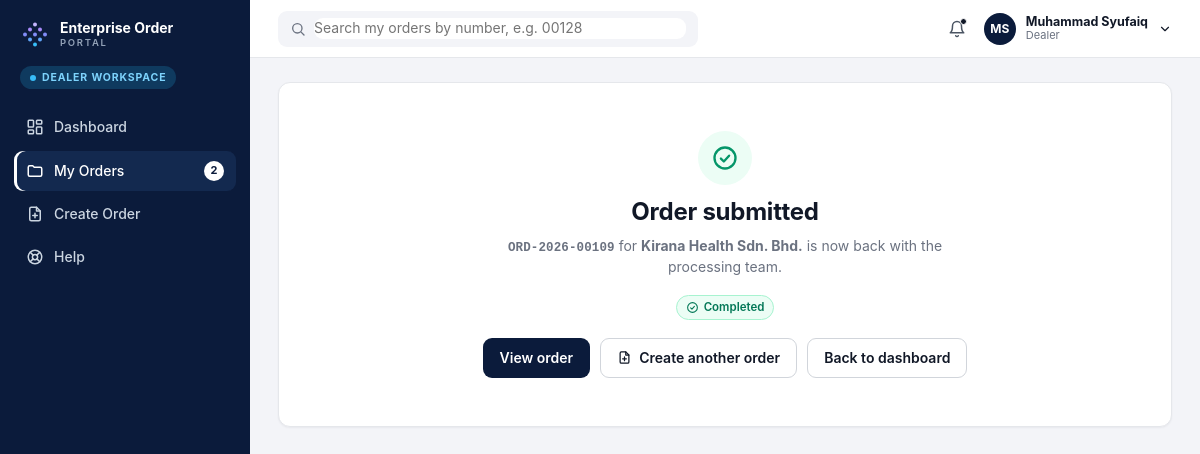
Screenshot of /dealer/orders/ORD-2026-00109/submitted (signed in) with the database file from the repository.
### tables this page shows
CREATE TABLE users (
    id      INTEGER PRIMARY KEY AUTOINCREMENT,
    name    TEXT NOT NULL,
    short_name TEXT NOT NULL,          -- how we greet them: 'Syufaiq'
    email   TEXT NOT NULL UNIQUE,
    role    TEXT NOT NULL,            -- 'dealer', 'processor' or 'admin'
    team    TEXT,
    region  TEXT,
    status  TEXT DEFAULT 'Active',
    last_active TEXT
);

CREATE TABLE orders (
    id                  INTEGER PRIMARY KEY AUTOINCREMENT,
    order_number        TEXT NOT NULL UNIQUE,      -- e.g. ORD-2026-00128
    dealer_id           INTEGER NOT NULL REFERENCES users(id),
    status              TEXT NOT NULL,
    order_type          TEXT,                      -- e.g. Mobile & Broadband (empty in a new draft)
    registration_type   TEXT,                      -- e.g. New Connection
    customer_type       TEXT DEFAULT 'Corporate Account',  -- or Corporate Individual
    created_at          TEXT NOT NULL,             -- 'YYYY-MM-DD HH:MM'
    updated_at          TEXT NOT NULL,
    submitted_at        TEXT,
    reference_id        TEXT,
    submissions         INTEGER NOT NULL DEFAULT 0,
    amendment_cycles    INTEGER NOT NULL DEFAULT 0,
    other_requirements  TEXT,

    -- Customer information
    company_name        TEXT,                      -- empty until step 2 is filled in
    brn                 TEXT,                      -- new business registration no.
    old_brn             TEXT,
    tin                 TEXT,                      -- tax identification no.
    sst_no              TEXT,
    existing_account_no TEXT,
    address             TEXT,
    city                TEXT,
    postcode            TEXT,
    contact_name        TEXT,
    contact_id_no       TEXT,
    contact_designation TEXT,
    contact_phone       TEXT,
    contact_email       TEXT,

    -- Internal processing information
    partner_name        TEXT,
    channel             TEXT,
    region              TEXT,
    account_manager     TEXT,
    customer_category   TEXT,
    site_contact_name   TEXT,
    site_contact_number TEXT,
    device_model        TEXT,
    device_quantity     INTEGER,
    service_address     TEXT,
    installation_address TEXT,
    internal_notes      TEXT,

    -- Amendment (only filled when a Processor returns the order)
    amendment_category  TEXT,
    amendment_reason    TEXT,
    amendment_sections  TEXT,                      -- comma separated
    amendment_by        TEXT,
    amendment_at        TEXT,
    amendment_due       TEXT,

    -- Approval / completion
    approved_by         TEXT,
    approved_at         TEXT,
    completed_by        TEXT,
    completed_at        TEXT
);

### portal/wizard.py (the view)
@bp.route("/<order_number>/submitted")
@login_required("dealer")
def submitted(order_number):
    order = _my_order_or_404(order_number)
    if order["status"] == "Draft":
        return redirect(url_for("wizard.edit", order_number=order_number, step=6))
    return render_template("dealer/submitted.html", active="orders", order=order)

### portal/auth.py (called while the page is built)
@bp.before_app_request
def load_logged_in_user():
    user_id = session.get("user_id")
    if user_id is None:
        g.user = None
    else:
        g.user = get_db().execute(
            "SELECT * FROM users WHERE id = ?", (user_id,)
        ).fetchone()

def login_required(*roles):
    def decorator(view):
        @functools.wraps(view)
        def wrapped(**kwargs):
            if g.user is None:
                return redirect(url_for("auth.login"))
            if roles and g.user["role"] not in roles:
                abort(403)  # signed in, but this page is for another role
            return view(**kwargs)
        return wrapped
    return decorator

### portal/db.py (called while the page is built)
def get_db():
    if "db" not in g:
        g.db = sqlite3.connect(current_app.config["DATABASE"])
        g.db.row_factory = sqlite3.Row
    return g.db

### portal/dealer.py (called while the page is built)
def _my_order_or_404(order_number):
    order = get_db().execute(
        "SELECT * FROM orders WHERE order_number = ? AND dealer_id = ?",
        (order_number, g.user["id"]),
    ).fetchone()
    if order is None:
        abort(404)
    return order

### portal/helpers.py (called while the page is built, shortened)
def slug(value):
    return value.lower().replace(" ", "-")

def initials(name):
    parts = name.split()
    return (parts[0][0] + parts[-1][0]).upper() if parts else "?"

def nav_for(user, db):
    role = user["role"]
    if role == "dealer":
        amendments = db.execute(
            "SELECT COUNT(*) FROM orders WHERE dealer_id = ? AND status = 'Amendment Required'",
            (user["id"],)).fetchone()[0]
        return [
            ("dashboard", "Dashboard", "dashboard", url_for("dealer.dashboard"), None),
            ("orders", "My Orders", "folder", url_for("dealer.orders"), amendments or None),
            ("create", "Create Order", "file-plus", url_for("wizard.create"), None),
            ("help", "Help", "help", url_for("dealer.help"), None),
        ]

def init_app(app):
    app.jinja_env.filters.update(
        date=fmt_date, time=fmt_time, dt=fmt_datetime, money=fmt_money,
        mask_id=mask_id, mask_brn=mask_brn, mask_account=mask_account,
        slug=slug, csv=split_csv, initials=initials,
    )
    @app.context_processor
    def inject_globals():
        from .db import get_db
        user = getattr(g, "user", None)
        data = dict(C=C, current_user=user, nav_items=[], workspace_label="")
        if user is not None:
            data["nav_items"] = nav_for(user, get_db())
            data["workspace_label"] = WORKSPACE_LABEL[user["role"]]
        return data

### portal/templates/dealer/submitted.html (shortened to what this page needs)
{% extends "base.html" %}
{% from "_macros.html" import icon, status_pill %}
{% block content %}
<div class="card empty-state">
  <div class="empty-icon success">{{ icon('check-circle', 28) }}</div>
  <h1>{{ 'Order resubmitted' if order.submissions > 1 else 'Order submitted' }}</h1>
  <p class="muted"><span class="mono">{{ order.order_number }}</span> for <b>{{ order.company_name }}</b> is now back with the processing team{% if order.submissions > 1 %} (submission #{{ order.submissions }}){% endif %}.</p>
  <p>{{ status_pill(order.status) }}</p>
  <div class="success-actions">
    <a class="btn btn-primary" href="{{ url_for('dealer.order_detail', order_number=order.order_number) }}">View order</a>
    <a class="btn btn-outline" href="{{ url_for('wizard.create') }}">{{ icon('file-plus', 15) }} Create another order</a>
    <a class="btn btn-outline" href="{{ url_for('dealer.dashboard') }}">Back to dashboard</a>
  </div>
</div>
{% endblock %}

### portal/templates/base.html (shortened to what this page needs)
<!doctype html>
{% from "_macros.html" import icon, logo %}
<html lang="en">
<head>
  <link rel="stylesheet" href="{{ url_for('static', filename='css/app.css') }}">
</head>
<body>
{% block body %}
<div class="app">
  <aside class="sidebar">
    <a class="brand" href="{{ url_for('auth.index') }}">
      {{ logo(30) }}
      <span class="brand-text"><b>Enterprise Order</b><small>PORTAL</small></span>
    </a>
    <div class="workspace-badge"><span class="dot"></span>{{ workspace_label }}</div>
    <nav class="nav">
      {% for key, label, icon_name, url, badge in nav_items %}
      <a class="nav-item {% if key == active %}active{% endif %}" href="{{ url }}">
        {{ icon(icon_name, 18) }}<span>{{ label }}</span>
        {% if badge %}<span class="nav-badge">{{ badge }}</span>{% endif %}
      </a>
      {% endfor %}
    </nav>
  </aside>
  <div class="main">
    <header class="topbar">
      {% if current_user.role == 'dealer' %}
      <form class="search" action="{{ url_for('dealer.search') }}" method="get" role="search">
        {{ icon('search', 16) }}
        <input type="search" name="q" placeholder="Search my orders by number, e.g. 00128" aria-label="Search orders">
      </form>
      {% else %}
      <div class="search">
        {{ icon('search', 16) }}
        <input type="search" placeholder="Search orders by number, e.g. 00128" disabled aria-label="Search orders">
      </div>
      {% endif %}
      <div class="topbar-right">
        <span class="bell">{{ icon('bell', 18) }}<i class="bell-dot"></i></span>
        <details class="user-menu">
          <summary>
            <span class="avatar">{{ current_user.name|initials }}</span>
            <span class="user-text"><b>{{ current_user.name }}</b><small>{{ current_user.role|capitalize }}</small></span>
            {{ icon('chevron-down', 14) }}
          </summary>
        </details>
      </div>
    </header>
    <main class="content">
      {% block content %}{% endblock %}
    </main>
  </div>
</div>
{% endblock %}
</body>
</html>

### portal/templates/_macros.html (shortened to what this page needs)
{% macro icon(name, size=16) -%}
<svg class="icon" width="{{ size }}" height="{{ size }}" viewBox="0 0 24 24" fill="none" stroke="currentColor" stroke-width="2" stroke-linecap="round" stroke-linejoin="round" aria-hidden="true">{{ paths.get(name, '')|safe }}</svg>
{%- endmacro %}
{% macro status_pill(status) -%}
<span class="pill pill-{{ status|slug }}">{{ icon(status_icon_name(status)|trim, 13) }}{{ status }}</span>
{%- endmacro %}
{% macro logo(size=28) -%}
<svg width="{{ size }}" height="{{ size }}" viewBox="0 0 24 24" aria-hidden="true">
  <circle cx="12" cy="3.5" r="1.6" fill="#c4b5fd"/>
  <circle cx="8" cy="7.5" r="1.6" fill="#a78bfa"/><circle cx="16" cy="7.5" r="1.6" fill="#a78bfa"/>
  <circle cx="4" cy="11.5" r="1.6" fill="#818cf8"/><circle cx="12" cy="11.5" r="1.6" fill="#818cf8"/><circle cx="20" cy="11.5" r="1.6" fill="#818cf8"/>
  <circle cx="8" cy="15.5" r="1.6" fill="#60a5fa"/><circle cx="16" cy="15.5" r="1.6" fill="#60a5fa"/>
  <circle cx="12" cy="19.5" r="1.6" fill="#38bdf8"/>
</svg>
{%- endmacro %}

### rows the page displays
users: name|initials "MS", name "Muhammad Syufaiq", role "Dealer"
orders: submissions "Order submitted", order_number "ORD-2026-00109", company_name "Kirana Health Sdn. Bhd.", status "Completed"

### other values shown
{{ workspace_label }} "DEALER WORKSPACE"
{{ label }} "Dashboard" "My Orders" "Create Order" "Help"
{{ badge }} "2"
